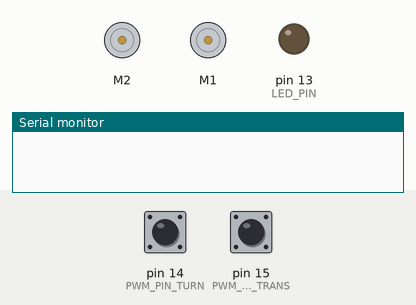
Recording of a sketch running on a simulated Arduino Uno, built with avr-gcc and run on an emulated ATmega328P. Parts: 2 × DC motor (green arrow = forward, orange = backward, longer = faster), output pins drawn as LEDs (lit = HIGH), the last lines printed to the serial monitor. The test bench sets the inputs (shaded band); at power-on: pin 14 (PWM_PIN_TURN) LOW, pin 15 (PWM_PIN_TRANS) LOW.

Above: at 1.2 s.
1.3 s: pin 14 (PWM_PIN_TURN) pulsed HIGH 5 times (0.12 s each, 0.3 s apart)
At 2.5 s:
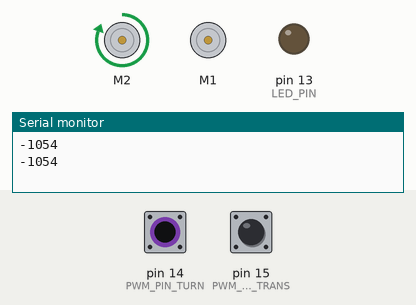
At 4.2 s:
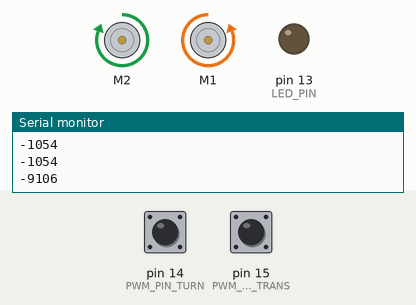
5.8 s: pin 15 (PWM_PIN_TRANS) pulsed HIGH 5 times (0.12 s each, 0.3 s apart)
At 7.9 s:
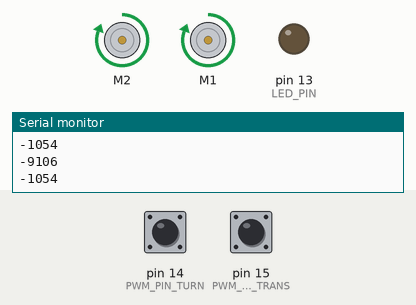
Timing chart, 0 to 10.0 s (numbered marks = the images above; inputs shaded):
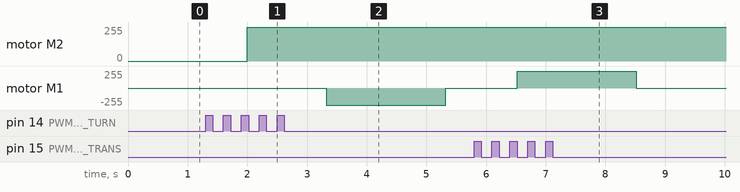

The sketch:

PWM.ino
```cpp
byte PWM_PIN_TURN = 14;
byte PWM_PIN_TRANS = 15;
#define LED_PIN 13

int pwm_value_turn;
int pwm_value_trans;
int pvturn;
int pvtrans;

#include <Wire.h>
#include <ZumoShield.h>

ZumoMotors motors;


void setup() {
  pinMode(PWM_PIN_TURN, INPUT);
  pinMode(PWM_PIN_TRANS, INPUT);
  Serial.begin(115200);
  pinMode(LED_PIN, OUTPUT);
}

void loop() {


  // run left motor forward
  //digitalWrite(LED_PIN, HIGH);


  pwm_value_turn = pulseIn(PWM_PIN_TURN, HIGH);
  pwm_value_trans = pulseIn(PWM_PIN_TRANS, HIGH);


  pvturn = map(pwm_value_turn, 900, 2000, -400, 400);
  pvtrans = map(pwm_value_trans, 900, 2000, -400, 400);

  Serial.println(pvtrans);
  Serial.println(pvturn);
  motors.setRightSpeed(-pvtrans - pvturn);
  motors.setLeftSpeed(-pvtrans + pvturn);
  /*
  if(pvturn > 0){
    motors.setRightSpeed(pvturn);
    motors.setLeftSpeed(-1*pvturn);
  }
  else{
    motors.setLeftSpeed(-1 * pvturn);
    motors.setRightSpeed(pvturn);
  }
  if(pvtrans > 0){
    motors.setRightSpeed(-1*pvtrans);
    motors.setLeftSpeed(-1*pvtrans);
  }
  else{
    motors.setLeftSpeed(-1*pvtrans);
    motors.setRightSpeed(-1*pvtrans);
  }
  //motors.setLeftSpeed(0);
 // motors.setRightSpeed(0);
  //exit(0);
  */

}
```

Measured:
- after the input at 1.3 s, motor M1: stopped → backward 255/255 after 2.0 s, → stopped 2.0 s later
- after the input at 5.8 s, motor M1: stopped → forward 255/255 after 0.72 s, → stopped 2.0 s later
